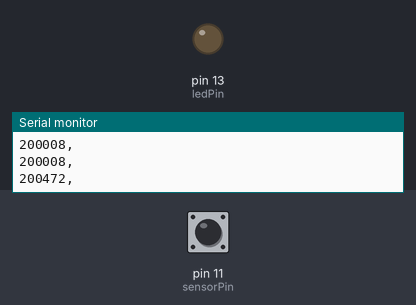
Bench run of a sketch on a simulated Arduino Uno, built with avr-gcc and run on an emulated ATmega328P. On the bench: output pins drawn as LEDs (lit = HIGH), the last lines printed to the serial monitor. Inputs (shaded band) come from the test bench; at power-on: pin 11 (sensorPin) LOW.

Above: at 1.2 s.
1.3 s: pin 11 (sensorPin) driven HIGH
At 2.9 s:
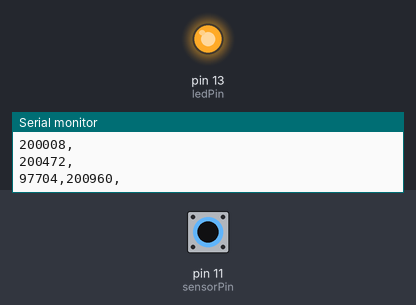
3.2 s: pin 11 (sensorPin) driven LOW
At 4.0 s:
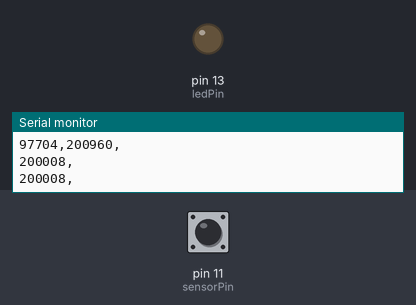
4.7 s: pin 11 (sensorPin) pulsed HIGH 2 times (0.12 s each, 0.3 s apart)
At 6.0 s:
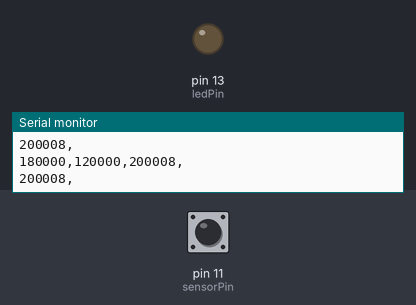
6.8 s: pin 11 (sensorPin) pulsed HIGH 5 times (0.12 s each, 0.3 s apart)
Timing chart, 0 to 9.8 s (numbered marks = the images above; inputs shaded):
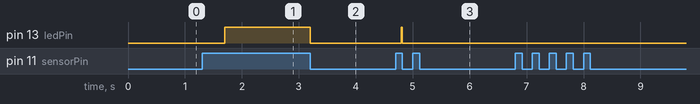

The sketch:

rx_dur.ino
```cpp
// (licence header left out)
const int sensorPin = 11;
const int ledPin = 13;

const byte trigLevel = LOW;
const int bufSize = 800;
const unsigned long timeout_us = 200000;
const byte shift = 3;

unsigned short buffer[bufSize];
int bufPos;
byte prevLevel;
unsigned long prevTime;

void setup() {
    Serial.begin(9600);
    while (!Serial);
    pinMode(ledPin, OUTPUT);
}

void startScan() {
    while (digitalRead(sensorPin) != trigLevel);
    bufPos = 0;
    prevLevel = trigLevel;
    prevTime = micros();
}

byte nextSample() {
    byte level = digitalRead(sensorPin);
    unsigned long time = micros();
    unsigned long tdiff = time - prevTime;
    if (level != prevLevel || tdiff > timeout_us) {
        buffer[bufPos] = (unsigned short)(tdiff >> shift);
        bufPos ++;
        if (bufPos >= bufSize) {
            return 1;
        }
        if (tdiff > timeout_us) {
            return 2;
        }
        prevTime = time;
        prevLevel = level;
    }
    return 0;
}

void sendResults() {
    int i;
    for (i = 0; i < bufPos; i ++) {
        Serial.print(((unsigned long)(buffer[i])) << shift);
        Serial.print(',');
    }
    Serial.println();
}

void loop() {
    digitalWrite(ledPin, HIGH);
    startScan();
    digitalWrite(ledPin, LOW);
    while(nextSample() == 0);
    sendResults();
    delay(200);
}
```

Measured:
- after the input at 1.3 s, pin 13 (ledPin): LOW → HIGH after 0.40 s
- after the input at 3.2 s, pin 13 (ledPin): HIGH → LOW at once
- after the input at 4.7 s, pin 13 (ledPin): LOW → HIGH after 0.10 s, → LOW 0.02 s later
